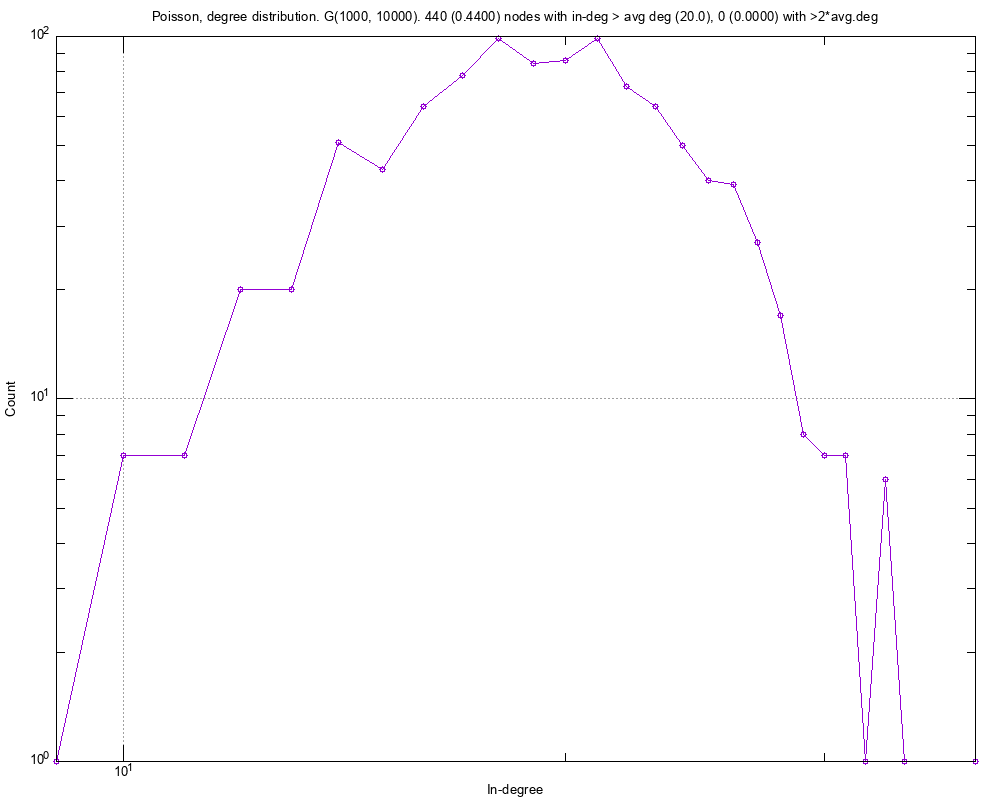

The script that saved this image:
#
# Poisson, degree distribution. G(1000, 10000). 440 (0.4400) nodes with in-deg > avg deg (20.0), 0 (0.0000) with >2*avg.deg (Fri Nov  7 09:15:37 2025)
#

set title "Poisson, degree distribution. G(1000, 10000). 440 (0.4400) nodes with in-deg > avg deg (20.0), 0 (0.0000) with >2*avg.deg"
set key bottom right
set logscale xy 10
set format x "10^{%L}"
set mxtics 10
set format y "10^{%L}"
set mytics 10
set grid
set xlabel "In-degree"
set ylabel "Count"
set tics scale 2
set terminal png font arial 10 size 1000,800
set output 'inDeg._Poisson-4.png'
plot 	"inDeg._Poisson-4.tab" using 1:2 title "" with linespoints pt 6
